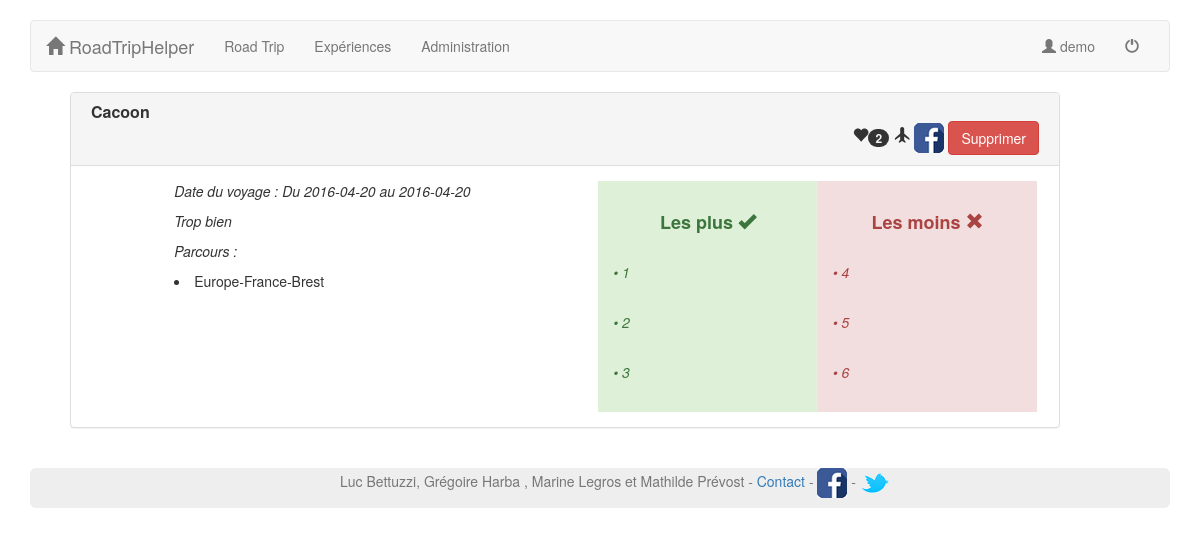
Screenshot of /roadTripHelper/public/index.php?p=post.show&id=8 (signed in) with the database file from the repository.
### tables this page shows
CREATE TABLE `user` (
  `id` int(11) NOT NULL,
  `username` varchar(255) DEFAULT NULL,
  `password` varchar(255) DEFAULT NULL,
  `name` varchar(255) DEFAULT NULL,
  `lastname` varchar(255) DEFAULT NULL,
  `email` varchar(255) DEFAULT NULL,
  `isAdmin` tinyint(4) NOT NULL DEFAULT '0'
);

CREATE TABLE `experience` (
  `id` int(11) NOT NULL,
  `id_user` int(11) DEFAULT NULL,
  `titre` varchar(100) DEFAULT NULL,
  `description` text,
  `nb_likes` int(11) DEFAULT NULL,
  `plus` text,
  `moins` text,
  `accepte` tinyint(1) DEFAULT NULL,
  `date_debut` date NOT NULL,
  `date_fin` date NOT NULL
);

CREATE TABLE `villes_parcourues` (
  `id` int(11) NOT NULL,
  `id_exp` int(11) NOT NULL,
  `nom_continent` varchar(50) NOT NULL,
  `nom_pays` varchar(50) NOT NULL,
  `nom_ville` varchar(50) NOT NULL
);

### roadTripHelper/core/Controller/Controller.php (called while the page is built, shortened)
<?php
class Controller{
	protected $viewPath;
	protected $template;
	protected function render($view, $variables = []){
		extract($variables);
		require ($this->viewPath . str_replace('.', '/', $view).'.php');
		$content = ob_get_clean();
		require($this->viewPath . 'templates/' .$this->template . '.php');
	}
}

### roadTripHelper/app/Controller/PostController.php (called while the page is built, shortened)
<?php
class PostController extends AppController{
	public function show () {
		$villes_parcourues = $this->Experience->getVillesParcourues($_GET['id']);
		$experience = $this->Experience->find($_GET['id']);
		$this->render('post.show', compact('experience', 'villes_parcourues'));
	}
}

### roadTripHelper/public/index.php (called while the page is built, shortened)
<?php
require ROOT . '/app/App.php';
if(isset($_GET['p'])){
	$page = $_GET['p'];
}else{
	$page = 'post.index';
}
	$page = explode('.', $page);
	if($page[0] == 'admin')
	{
		$controller = '\App\Controller\Admin\\' . ucfirst($page[1]) . 'Controller';
		$action = $page[2];
	}else
	{
		$action = $page[1];
	}
	$controller = new $controller();
	$controller->$action();
?>

### roadTripHelper/core/Table/Table.php (called while the page is built, shortened)
<?php
class Table{
	protected $table;
	protected $db;
	public function __construct(Database $db)
	{
		$this->db = $db;
	}
	public function find($id){
		return $this->query("SELECT * FROM {$this->table} WHERE id = ?", [$id],true);
	}
	public function query($statement,$attributes = null, $one = false){
		if($attributes){
			return $this->db->prepare(
					$statement,
					$attributes,
					str_replace('Table', 'Entity', get_class($this)),
					$one);
		}else{
			return $this->db->query(
					$statement,
					str_replace('Table', 'Entity', get_class($this)),
					$one);
		}
	}
}

### roadTripHelper/core/Database/MysqlDatabase.php (called while the page is built, shortened)
<?php
class MysqlDatabase extends Database{
	private function getPDO(){
		$pdo = new PDO('mysql:dbname=roadtriphelper;host=localhost;charset=utf8','root','');
		$pdo->setAttribute(PDO::ATTR_ERRMODE, PDO::ERRMODE_EXCEPTION);
		return $pdo;
	}
	public function prepare($statement, $attributes, $class_name = null,$one = false)
	{
		$req = $this->getPDO()->prepare($statement);
		$res = $req->execute($attributes);
		if($class_name === null)
		{
			$req->setFetchMode(PDO::FETCH_OBJ);
		}else{
			$req->setFetchMode(PDO::FETCH_CLASS,$class_name);
		}
		if($one)
		{
			$datas = $req->fetch();
		}
		else{
			$datas = $req->fetchAll();
		}
		return $datas;
	}
}

### roadTripHelper/app/Table/ExperienceTable.php (called while the page is built, shortened)
<?php
class ExperienceTable extends Table{
	public function getVillesParcourues($id) {
		return $this->query("SELECT *
						FROM villes_parcourues
						WHERE id_exp = ?", [$id]);
	}
}

### roadTripHelper/app/Autoloader.php (called while the page is built, shortened)
<?php
class Autoloader{
	static function autoload($class)
	{
		if (strpos($class,__NAMESPACE__ . '\\') === 0)
		{
			$class = str_replace(__NAMESPACE__ . '\\', '',$class);
			$class = str_replace('\\','/',$class);
		}
	}
}

### roadTripHelper/core/Autoloader.php (called while the page is built, shortened)
<?php
class Autoloader{
	static function autoload($class)
	{
		if (strpos($class,__NAMESPACE__ . '\\') ===0)
		{
			$class = str_replace(__NAMESPACE__ . '\\', '',$class);
			$class = str_replace('\\','/',$class);
		}
	}
}

### roadTripHelper/app/App.php (called while the page is built, shortened)
<?php
class App{
	private static $_instance;
	private $db_instance;
	public static function getInstance()
	{
		if(is_null(self::$_instance)){ self::$_instance = new App(); }
		return self::$_instance;
	}
	public static function load(){
		require ROOT . '/app/Autoloader.php';
		require ROOT.'/core/Autoloader.php';
	}
	public function getTable($name)
	{
		return new $class_name($this->getDb());
	}
	public function getDb(){
		$config = Config::getInstance(ROOT . '/config/config.php');
		if (is_null($this->db_instance)){
			return new MysqlDatabase($config->get('db_name'),$config->get('db_user'),$config->get('db_pass'),$config->get('db_host'));
		}
		return $this->db_instance;
	}
	public static function getUsername(){
		$usersController = new $class_name();
		return $usersController->getUsername();
	}
}

### roadTripHelper/core/Config.php (called while the page is built, shortened)
<?php
class Config {
	private $settings = [];
	private static $_instance;
	public static function getInstance($file)
	{
		if(is_null(self::$_instance)){ self::$_instance = new Config($file); }
		return self::$_instance;
	}
	public function __construct($file){
		$this->settings = require($file);
	}
	public function get($key){
		return $this->settings[$key];
	}
}

### roadTripHelper/config/config.php (called while the page is built)
<?php
return array(
		"db_user" => "root",
		"db_pass" => "root",
		"db_host" => "localhost",
		"db_name" => "blog"
);

### roadTripHelper/app/Table/UserTable.php (called while the page is built, shortened)
<?php
class UserTable extends Table{
	public function logged(){  return isset($_SESSION['auth']);  }
	public function getUserId(){
		if($this->logged()){
			return $_SESSION['auth'];
		}
		return false;
	}
	public function getUsername(){
			$userId = $this->getUserId();
			if($userId != false && $userId>0){
				$user = $this->query('SELECT *
						FROM user
						WHERE id = ?',[$userId], null, true);
				return $user[0]->username;
			}
				return false;
	}
}

### roadTripHelper/app/Controller/UsersController.php (called while the page is built, shortened)
<?php
class UsersController extends AppController{
	public function getUsername(){
		$userName = $this->User->getUsername();
		if($userName != false){
			return $userName;
		} else {
			return 'Login';
		}
	}
}

### roadTripHelper/app/Views/post/show.php (the view)
<div style='padding-left:40px' class="col-sm-11">
		<?php
			list($plus1, $plus2, $plus3) = split(";", $experience->plus);
			list($moins1, $moins2, $moins3) = split(";", $experience->moins); ?>
			<div class="panel panel-default">
				<div class="panel-heading">
				<div class="row">
					<h3 style='padding-left:20px' align="left" class="panel-title">
						<strong><?=$experience->titre;?></strong>
					</h3>
					<h3 align="right" style='padding-right:20px' class="panel-title">
						<a href='http://localhost/RTH/roadTripHelper/public/index.php?p=post.incrementeLike&id=<?=$experience->id;?>' title="J'adore !"><span class='glyphicon glyphicon-heart grey' aria-hidden='true'></span><span class="badge"><?= $experience->nb_likes;?></span></a>
							<a href='index.php?p=users.logout' title="Je veux y aller !" ><span class='glyphicon glyphicon-plane' aria-hidden='true'></span></a>
							 <a target="_blank" title="Facebook" href="https://www.facebook.com/sharer.php?u=google.fr&t=RoadTripHelper" rel="nofollow" onclick="javascript:window.open(this.href, '', 'menubar=no,toolbar=no,resizable=yes,scrollbars=yes,height=500,width=700');return false;"><img src="img/facebook.png" alt="Facebook" /></a>
							<?php if(isset($_SESSION["admin"]) && ($_SESSION["admin"] == 1))  echo("
						<form action = '?p=admin.post.delete' method = 'post' style= 'display : inline;'>
							<input type= 'hidden' name ='id' value = '<?= $experience->id;?>'>
							<button type= 'submit' class ='btn btn-danger'>Supprimer</button>
						</form>");?>
					</h3>
				</div>
				</div>
				<div class="panel-body">
					<div class="col-sm-11">
						<div class="row">
							<div class="col-lg-6 col-sm-push-1 ">
								<p><em> Date du voyage : Du  <?=$experience->date_debut;?> au <?=$experience->date_debut;?></em></p>
								<p><em> <?=$experience->description;?></em></p>
								<p><em> Parcours : </em><br />
									 <?php  foreach ($villes_parcourues as $ville_parcourue):  ?>
									 	<li><?=$ville_parcourue->nom_continent . "-" . $ville_parcourue->nom_pays ."-". $ville_parcourue->nom_ville ;?></li>
									<?php endforeach?>
								</p>
							</div>
							<div class="col-lg-3 col-sm-push-1 alert-success">
								&nbsp;<h4 align="center"><b>Les plus <span class="glyphicon glyphicon-ok"></span></b></h4>&nbsp;
								&nbsp;<p><em>&bull; <?=$plus1;?></em></p>&nbsp;
								&nbsp;<p><em>&bull; <?=$plus2;?></em></p>&nbsp;
								&nbsp;<p><em>&bull; <?=$plus3;?></em></p>&nbsp;
							</div>
							<div class="col-lg-3 col-sm-push-1 alert-danger">
								&nbsp;<h4 align="center"><b>Les moins <span class="glyphicon glyphicon-remove"></span></b></h4>&nbsp;
								&nbsp;<p><em>&bull; <?=$moins1;?></em></p>&nbsp;
								&nbsp;<p><em>&bull; <?=$moins2;?></em></p>&nbsp;
								&nbsp;<p><em>&bull; <?=$moins3;?></em></p>&nbsp;
							</div>
						</div>
					</div>
				</div>
			</div>
	</div>

### roadTripHelper/app/Views/templates/default.php (shortened to what this page needs)
<!DOCTYPE html>
<html lang="en">
	<head>
		<link rel="stylesheet" href="https://maxcdn.bootstrapcdn.com/bootstrap/3.3.6/css/bootstrap.min.css">
		<link rel="stylesheet" type="text/css" href="css/style.css">
	</head>
	<body>
		<div class="container">
			<nav class="navbar navbar-default">
				<div class="container-fluid">
			  		<div class="navbar-header">
			            <a class="navbar-brand" href="index.php"><span class="glyphicon glyphicon-home" aria-hidden="true"></span> RoadTripHelper</a>
			        </div>
			    	<div id="navbar" class="navbar-collapse collapse">
			            <ul class="nav navbar-nav">
			    			<li><a href="index.php?p=post.roadTrip">Road Trip</a></li>
			    			<li><a href="index.php?p=post.experiences">Expériences</a></li>
			    			<?php if (isset($_SESSION["admin"]) && $_SESSION["admin"] == 1)  echo("
			    				<li><a href='index.php?p=admin.post.index'>Administration</a></li>");
			    				?>
						</ul>
						<ul class="nav navbar-nav navbar-right">
			              	<li><a href="index.php?p=users.login"><span class="glyphicon glyphicon-user" aria-hidden="true"></span> <?=App::getUsername()?></a></li>
							<?php if(App::getUsername()!="Login") { echo("<li><a href='index.php?p=users.logout'><span class='glyphicon glyphicon-off' aria-hidden='true'></span></a></li>"); }?>
			            </ul>
			  		</div>
				</div>
			</nav>
				<?= $content;  ?>
		</div><br />
		<div class="container">
			<footer class="footer footerFonce" >
	      		<div class="container" >
	        		<p class="text-muted text-center">Luc Bettuzzi, Grégoire Harba , Marine Legros et Mathilde Prévost - <a href="mailto:roadtriphelper2@gmail.com">Contact</a>
	        		- <a href="#"><img class="icone" src="img/facebook.png" alt="facebook" /></a> - <a href="#"><img class="icone" src="img/twitter.png" alt="twitter" /></a></p>
	      		</div>
	    	</footer>
    	</div>
	</body>
</html>

### roadTripHelper/public/css/style.css (style rules this page uses)
body { padding-top: 20px; }
.footerFonce { background-color: #eee; border-color: #e7e7e7; border-radius: 6px; }

### rows the page displays
user: username "demo"
experience: titre "Cacoon", nb_likes "2", date_debut "2016-04-20", description "Trop bien"
villes_parcourues: nom_continent "Europe", nom_pays "France", nom_ville "Brest"

### other values shown
$plus1 "1"
$plus2 "2"
$plus3 "3"
$moins1 "4"
$moins2 "5"
$moins3 "6"
